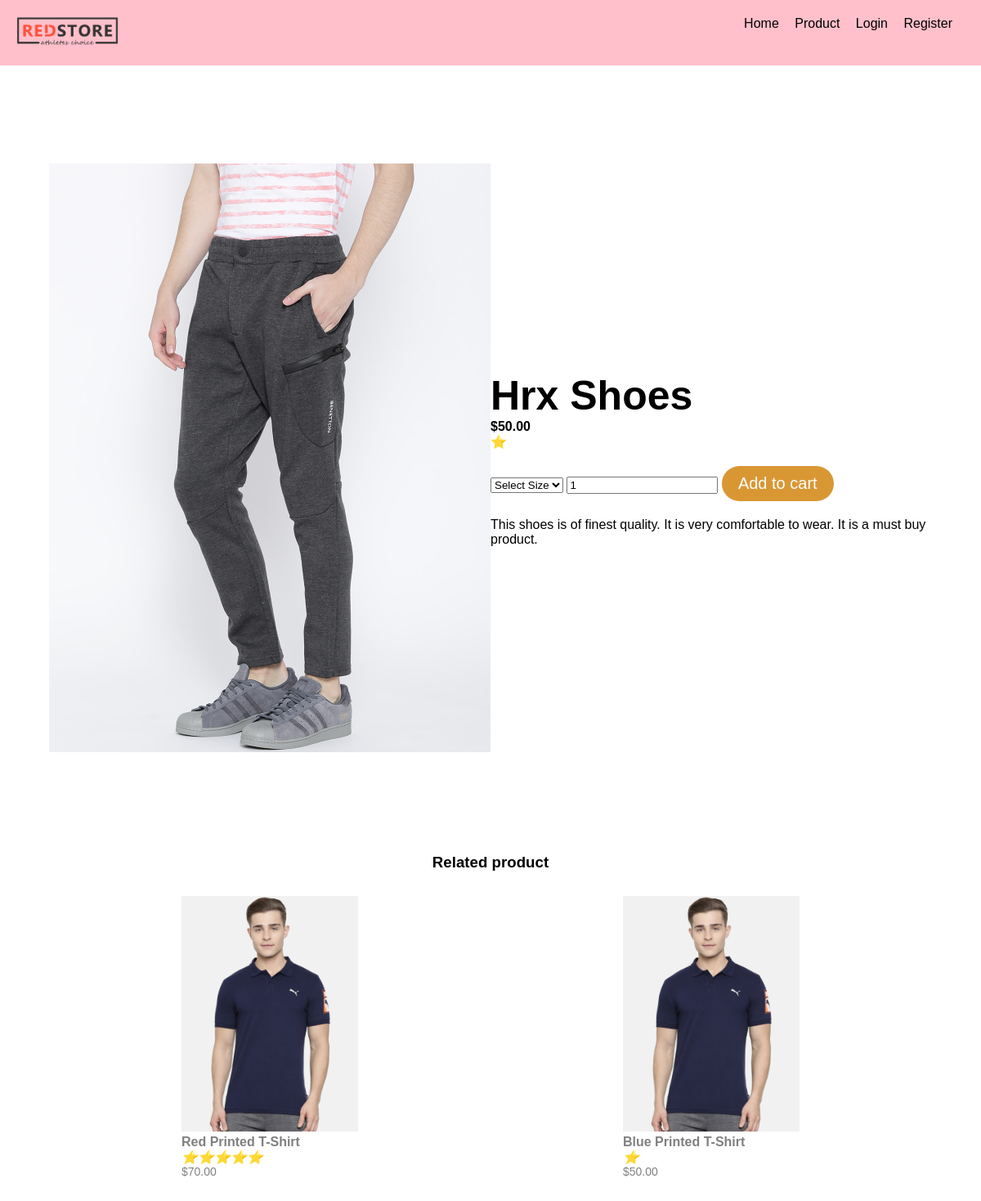
The app's page /productdetail/1 with its own data.
### main.py (models this page shows)
class Product(db.Model):
    __tablename__ = "product"
    id = db.Column(db.Integer, primary_key=True)
    rating = db.Column(db.String(100), unique=False)
    Price = db.Column(db.String(100))
    Product_name = db.Column(db.String(100))
    Product_detail=db.Column(db.String(100))
    url = db.Column(db.String(100))

### main.py (the view)
@app.route("/productdetail/<int:product_id>", methods=["GET","POST"])
def productdetail(product_id):
    requested_product = Product.query.get(product_id)
    product = Product.query.all()
    return render_template("product-detail.html", curr_product=requested_product,  current_user=current_user,Products=product)

### templates/product-detail.html (shortened to what this page needs)
{% block content %}
<!DOCTYPE html>
<html lang="en">
<head>
    <link rel="stylesheet" href="../static/styles.css">
    <link rel="stylesheet" href="https://cdnjs.cloudflare.com/ajax/libs/font-awesome/4.7.0/css/font-awesome.min.css">
</head>
<body background="white">
  <div class="header">
    <div class="containers">
      <div class="navbar">
        <div class="logo">
          <img src="../static/logo.png" width="125px">
        </div>
        <nav>
          <ul id="MenuItems">
            <li >
              <a href="{{ url_for('home') }}" > Home </a>
            </li>
            <li>
              <a href="{{ url_for('product') }}"> Product </a>
            </li>
              {% if not current_user.is_authenticated: %}
            <li>
              <a href="{{ url_for('login') }}"> Login </a>
            </li>
            <li>
              <a href="{{ url_for('register') }}"> Register</a>
            </li>
                {% else: %}
              <li>
              <a href="{{ url_for('logout') }}"> Logout</a>
            </li>
              {% endif %}
          </ul>
        </nav>
      </div>
         </div>
       </div>
             <div class="categories">
        <div class="small_container">
            <div class="row">
                <div class="col-2">
                    <img src="{{curr_product.url}}" width="100%" alt="">
                </div>
                <div class="col-2" >
                    <h1>{{curr_product.Product_name}}</h1>
                    <h4>{{curr_product.Price}}</h4>
                    <p>{{curr_product.rating}}</p>
                    <select >
                      <option>Select Size</option>
                    </select>
                    <input type="number" value="1">
                    <a href="{{url_for('cart',product_id=curr_product.id)}}" class="btn">Add to cart</a>
                    <p style="padding-top: 20px;">{{curr_product.Product_detail}}</p>
                </div>
            </div>
        </div>
    </div>
      <div class="categories">
        <h3 style="text-align:center ; padding-bottom: 30px;">Related product</h3>
        <div class="small_container">
            <div class="row">
              {% for i in range(curr_product.id,Products|length): %}
                <div class="col-4">
                    <a href="{{url_for('productdetail',product_id=Products[i].id)}}"><img src="{{Products[i].url}}" alt=""></a>
                    <h4>{{Products[i].Product_name}}</h4>
                    <div class="rating">
                        <i >{{Products[i].rating}}</i>
                    </div>
                    <p>{{Products[i].Price}}</p>
                </div>
              {%endfor%}
            </div>
        </div>
    </div>
</body>
</html>
        {% endblock %}

### static/styles.css (style rules this page uses)
* { margin: 0; }
body { font-family: 'Poppins', sans-serif; }
.navbar { display: flex; padding: 20px; }
nav { flex:1; text-align: right; }
nav ul li a { text-decoration: none; color: #000; }
nav ul { list-style: none; }
nav ul li { padding-right: 15px; display: inline; }
.containers { max-width: 1300px; margin: auto; }
.header { background-color: pink; }
.row { display: flex; align-items: center; flex-wrap: wrap; justify-content: space-around; }
.col-2 { flex-basis: 50%; min-width: 300px; }
.col-2 img { max-width: 100%; padding: 50px 0; }
.col-2 h1 { font-size: 50px; }
.btn { display: inline-block; background: #d99734; background-image: -webkit-linear-gradient(top, #d99734, #d99734); background-image: -moz-linear-gradient(top, #d99734, #d99734); background-image: -ms-linear-gradient(top, #d99734, #d99734); background-image: -o-linear-gradient(top, #d99734, #d99734); background-image: linear-gradient(to bottom, #d99734, #d99734); -webkit-border-radius: 28; -moz-border-radius: 28; border-radius: 28px; font-family: Arial; color: #ffffff; font-size: 20px; padding: 10px 20px 10px 20px; margin-top: 20px; border: solid #000000 0px; text-decoration: none; }
.categories { margin: 70px 0px; }
.small_container { max-width: 1080px; margin: auto; }
.col-4 { color: grey; flex-basis: 20%; min-width: 150px; transition: transform 0.5s; margin-bottom: 50px; }
.col-4 img { width: 100%; }
.col-4 .rating { color: gold; }
.col-4 p { font-size: 14px; }

### records on screen
Product: url (picture), Product_name "Hrx Shoes", Price "$50.00", rating "⭐", Product_detail "This shoes is of finest quality. It is very comfortable to wear. It is a must buy product."
Product: url (picture), Product_name "Red Printed T-Shirt", rating "⭐⭐⭐⭐⭐", Price "$70.00"
Product: url (picture), Product_name "Blue Printed T-Shirt", rating "⭐", Price "$50.00"
